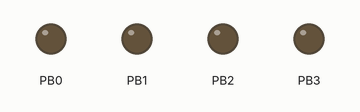
Recording of a sketch running on a simulated ATtiny85, built with avr-gcc and run on an emulated ATtiny85. Parts: output pins drawn as LEDs (lit = HIGH). Random numbers use the default seed unless the sketch sets one.

Above: at 0.1 s.
At 10.1 s:
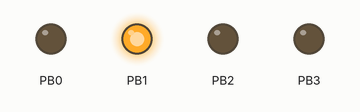
At 11.54 s:
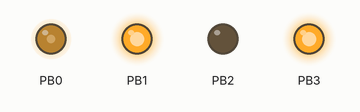
At 35.4 s:
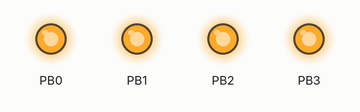
Timing chart, 0 to 40.0 s (numbered marks = the images above):
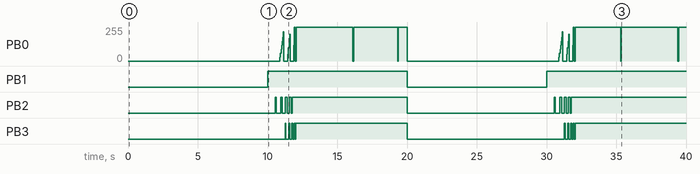

Measured:
- by itself, PB1: LOW → HIGH at 10.0 s, → LOW 10.0 s later, → HIGH 10.0 s later

The sketch:

example-1.ino
```cpp
// (licence header left out)
/*
 * Sketch for Digispark Mini
 * https://www.reichelt.de/index.html?ARTICLE=192128
 *
 * Alle Pins können als Digitale Eingänge und Ausgänge genutzt werden
 * Pin 0 = I2C SDA, PWM (LED am Model B)
 * Pin 1 = PWM (LED am Model A)
 * Pin 2 = I2C SCK, Analog In
 * Pin 3 = Analog In (also used for USB+ if USB is used)
 * Pin 4 = PWM, Analog (also used for USB- if USB is used)
 * Pin 5 = Analog In
 *
 * PWM Pin 0 max. 504Hz
 * PWM Pin 1 max. 504Hz
 * PWM Pin 4 max. 1007Hz
 */


/*
 * CONFIGURATION
 */
#define DigisparkMini
#define __AVR_ATtiny85__

#include <NTTimer.h>
#include <NeonTube.h>

/*
 * STATUS/TIMER VARS
 */
uint32_t dccStatus = 0;
NTTimer dccTimer;

NeonTube tube0;
NeonTube tube1;
NeonTube tube2;
NeonTube tube3;

const uint8_t myAnalog[] = {
  0, 30, 60, 90, 120, 150, 180, 220, 0, 0,
  0, 0, 0, 0, 0, 50, 100, 150, 200, 0,
  0, 0, 0, 0, 0, 120, 255
};

const uint8_t myDigital[] = {
    1, 1, 0, 0, 0, 0, 0, 0, 0, 0,
    1, 1, 1, 0, 0, 0, 0, 0, 1, 1,
    1, 0, 0, 0, 0, 1, 1, 1, 0, 0,
};

/*
 * Functions
 */
void dcc_status_toggle (NTTimer &timer) {
  dccStatus = !dccStatus;

  if (dccStatus) {
    tube0.on();
    tube1.on();
    tube2.on();
    tube3.on();
  } else {
    tube0.off();
    tube1.off();
    tube2.off();
    tube3.off();
  }
}

/*
 * SETUP
 */
void setup() {
  // Timer instead of a dcc signal
  dccTimer.set(10000,dcc_status_toggle);

  //Tube 0: random start delay zero to 1 second; analog custom start pattern; some failures during runtime
  tube0.init(0, random(0,1000));
  tube0.setAnalogPattern(40, myAnalog, sizeof(myAnalog)/sizeof(myAnalog[0]));
  tube0.setFails(10, 200, 50);

  //Tube 1: no start delay; no pattern; no failures during runtime
  tube1.init(1, 0);

  //Tube 2: 500ms start delay; default digital start pattern; no failures during runtime
  tube2.init(2, 500);
  tube2.setDigitalPattern();

  //Tube 3: random start delay zero to 2 second; custom digital start pattern; few failures during runtime
  tube3.init(3, random(0,2000));
  tube3.setDigitalPattern(25, myDigital, sizeof(myDigital)/sizeof(myDigital[0]));
  tube0.setFails(30, 50, 50);

}

/*
 * LOOP
 */
void loop() {
  dccTimer.run();
  tube0.run();
  tube1.run();
  tube2.run();
  tube3.run();
}
```
